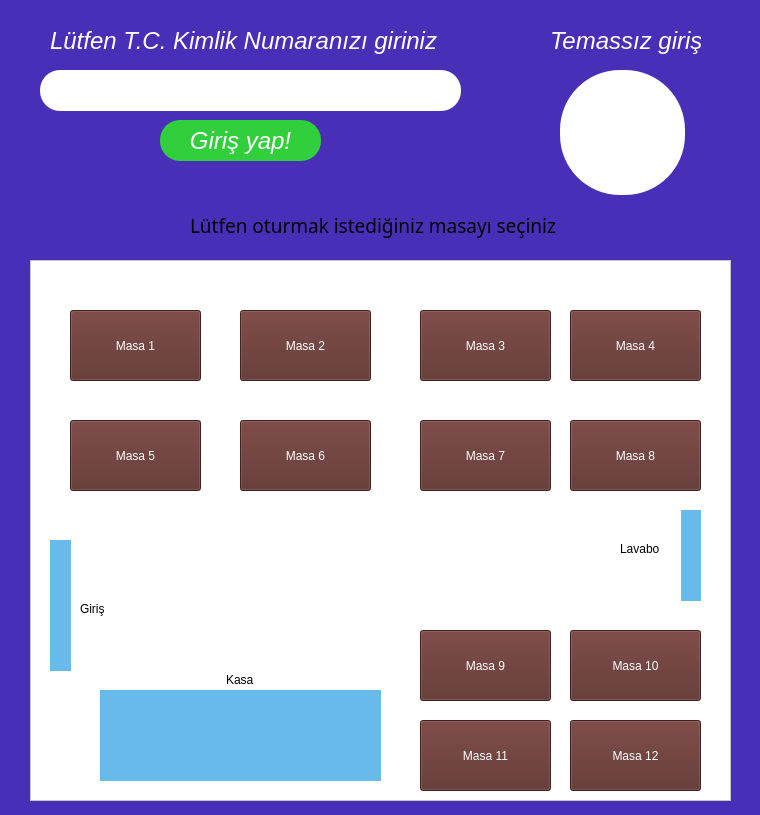
<?xml version="1.0" encoding="UTF-8"?>
<ui version="4.0">
 <class>masaSecimEkrani</class>
 <widget class="QWidget" name="masaSecimEkrani">
  <property name="geometry">
   <rect>
    <x>0</x>
    <y>0</y>
    <width>760</width>
    <height>815</height>
   </rect>
  </property>
  <property name="minimumSize">
   <size>
    <width>760</width>
    <height>815</height>
   </size>
  </property>
  <property name="maximumSize">
   <size>
    <width>760</width>
    <height>815</height>
   </size>
  </property>
  <property name="windowTitle">
   <string>Masa Seçim Ekranı</string>
  </property>
  <property name="styleSheet">
   <string notr="true">background:#492fb8;</string>
  </property>
  <widget class="QLineEdit" name="lineEdit">
   <property name="geometry">
    <rect>
     <x>40</x>
     <y>70</y>
     <width>421</width>
     <height>41</height>
    </rect>
   </property>
   <property name="styleSheet">
    <string notr="true">background:white;
border-radius:20px;</string>
   </property>
  </widget>
  <widget class="QLabel" name="label">
   <property name="geometry">
    <rect>
     <x>50</x>
     <y>20</y>
     <width>391</width>
     <height>41</height>
    </rect>
   </property>
   <property name="font">
    <font>
     <pointsize>18</pointsize>
     <italic>true</italic>
    </font>
   </property>
   <property name="styleSheet">
    <string notr="true">color:white;</string>
   </property>
   <property name="text">
    <string>Lütfen T.C. Kimlik Numaranızı giriniz</string>
   </property>
  </widget>
  <widget class="QPushButton" name="pushButton">
   <property name="geometry">
    <rect>
     <x>160</x>
     <y>120</y>
     <width>161</width>
     <height>41</height>
    </rect>
   </property>
   <property name="font">
    <font>
     <pointsize>18</pointsize>
     <italic>true</italic>
    </font>
   </property>
   <property name="styleSheet">
    <string notr="true">background:#32cf3c;
color:white;
border-radius:20px;</string>
   </property>
   <property name="text">
    <string>Giriş yap!</string>
   </property>
  </widget>
  <widget class="QFrame" name="cafeFrame">
   <property name="geometry">
    <rect>
     <x>30</x>
     <y>260</y>
     <width>701</width>
     <height>541</height>
    </rect>
   </property>
   <property name="styleSheet">
    <string notr="true">background:white;</string>
   </property>
   <property name="frameShape">
    <enum>QFrame::StyledPanel</enum>
   </property>
   <property name="frameShadow">
    <enum>QFrame::Raised</enum>
   </property>
   <widget class="QPushButton" name="masa1">
    <property name="geometry">
     <rect>
      <x>40</x>
      <y>50</y>
      <width>131</width>
      <height>71</height>
     </rect>
    </property>
    <property name="styleSheet">
     <string notr="true">background:#592b27;
color:white;</string>
    </property>
    <property name="text">
     <string>Masa 1</string>
    </property>
   </widget>
   <widget class="QLabel" name="label_3">
    <property name="geometry">
     <rect>
      <x>20</x>
      <y>280</y>
      <width>21</width>
      <height>131</height>
     </rect>
    </property>
    <property name="styleSheet">
     <string notr="true">background:#67baea;</string>
    </property>
    <property name="text">
     <string/>
    </property>
   </widget>
   <widget class="QLabel" name="label_4">
    <property name="geometry">
     <rect>
      <x>50</x>
      <y>340</y>
      <width>31</width>
      <height>17</height>
     </rect>
    </property>
    <property name="text">
     <string>Giriş</string>
    </property>
   </widget>
   <widget class="QPushButton" name="masa5">
    <property name="geometry">
     <rect>
      <x>40</x>
      <y>160</y>
      <width>131</width>
      <height>71</height>
     </rect>
    </property>
    <property name="styleSheet">
     <string notr="true">background:#592b27;
color:white;</string>
    </property>
    <property name="text">
     <string>Masa 5</string>
    </property>
   </widget>
   <widget class="QPushButton" name="masa2">
    <property name="geometry">
     <rect>
      <x>210</x>
      <y>50</y>
      <width>131</width>
      <height>71</height>
     </rect>
    </property>
    <property name="styleSheet">
     <string notr="true">background:#592b27;
color:white;</string>
    </property>
    <property name="text">
     <string>Masa 2</string>
    </property>
   </widget>
   <widget class="QPushButton" name="masa6">
    <property name="geometry">
     <rect>
      <x>210</x>
      <y>160</y>
      <width>131</width>
      <height>71</height>
     </rect>
    </property>
    <property name="styleSheet">
     <string notr="true">background:#592b27;
color:white;</string>
    </property>
    <property name="text">
     <string>Masa 6</string>
    </property>
   </widget>
   <widget class="QPushButton" name="masa4">
    <property name="geometry">
     <rect>
      <x>540</x>
      <y>50</y>
      <width>131</width>
      <height>71</height>
     </rect>
    </property>
    <property name="styleSheet">
     <string notr="true">background:#592b27;
color:white;</string>
    </property>
    <property name="text">
     <string>Masa 4</string>
    </property>
   </widget>
   <widget class="QPushButton" name="masa9">
    <property name="geometry">
     <rect>
      <x>390</x>
      <y>370</y>
      <width>131</width>
      <height>71</height>
     </rect>
    </property>
    <property name="styleSheet">
     <string notr="true">background:#592b27;
color:white;</string>
    </property>
    <property name="text">
     <string>Masa 9</string>
    </property>
   </widget>
   <widget class="QPushButton" name="masa11">
    <property name="geometry">
     <rect>
      <x>390</x>
      <y>460</y>
      <width>131</width>
      <height>71</height>
     </rect>
    </property>
    <property name="styleSheet">
     <string notr="true">background:#592b27;
color:white;</string>
    </property>
    <property name="text">
     <string>Masa 11</string>
    </property>
   </widget>
   <widget class="QLabel" name="label_5">
    <property name="geometry">
     <rect>
      <x>70</x>
      <y>430</y>
      <width>281</width>
      <height>91</height>
     </rect>
    </property>
    <property name="styleSheet">
     <string notr="true">background:#67baea;</string>
    </property>
    <property name="text">
     <string/>
    </property>
   </widget>
   <widget class="QPushButton" name="masa3">
    <property name="geometry">
     <rect>
      <x>390</x>
      <y>50</y>
      <width>131</width>
      <height>71</height>
     </rect>
    </property>
    <property name="styleSheet">
     <string notr="true">background:#592b27;
color:white;</string>
    </property>
    <property name="text">
     <string>Masa 3</string>
    </property>
   </widget>
   <widget class="QPushButton" name="masa7">
    <property name="geometry">
     <rect>
      <x>390</x>
      <y>160</y>
      <width>131</width>
      <height>71</height>
     </rect>
    </property>
    <property name="styleSheet">
     <string notr="true">background:#592b27;
color:white;</string>
    </property>
    <property name="text">
     <string>Masa 7</string>
    </property>
   </widget>
   <widget class="QPushButton" name="masa10">
    <property name="geometry">
     <rect>
      <x>540</x>
      <y>370</y>
      <width>131</width>
      <height>71</height>
     </rect>
    </property>
    <property name="styleSheet">
     <string notr="true">background:#592b27;
color:white;</string>
    </property>
    <property name="text">
     <string>Masa 10</string>
    </property>
   </widget>
   <widget class="QPushButton" name="masa12">
    <property name="geometry">
     <rect>
      <x>540</x>
      <y>460</y>
      <width>131</width>
      <height>71</height>
     </rect>
    </property>
    <property name="styleSheet">
     <string notr="true">background:#592b27;
color:white;</string>
    </property>
    <property name="text">
     <string>Masa 12</string>
    </property>
   </widget>
   <widget class="QLabel" name="label_6">
    <property name="geometry">
     <rect>
      <x>651</x>
      <y>250</y>
      <width>20</width>
      <height>91</height>
     </rect>
    </property>
    <property name="styleSheet">
     <string notr="true">background:#67baea;</string>
    </property>
    <property name="text">
     <string/>
    </property>
   </widget>
   <widget class="QLabel" name="label_2">
    <property name="geometry">
     <rect>
      <x>590</x>
      <y>280</y>
      <width>51</width>
      <height>17</height>
     </rect>
    </property>
    <property name="text">
     <string>Lavabo</string>
    </property>
   </widget>
   <widget class="QPushButton" name="masa8">
    <property name="geometry">
     <rect>
      <x>540</x>
      <y>160</y>
      <width>131</width>
      <height>71</height>
     </rect>
    </property>
    <property name="styleSheet">
     <string notr="true">background:#592b27;
color:white;</string>
    </property>
    <property name="text">
     <string>Masa 8</string>
    </property>
   </widget>
   <widget class="QLabel" name="label_8">
    <property name="geometry">
     <rect>
      <x>196</x>
      <y>410</y>
      <width>41</width>
      <height>20</height>
     </rect>
    </property>
    <property name="text">
     <string>Kasa</string>
    </property>
   </widget>
  </widget>
  <widget class="QLabel" name="label_7">
   <property name="geometry">
    <rect>
     <x>550</x>
     <y>20</y>
     <width>151</width>
     <height>41</height>
    </rect>
   </property>
   <property name="font">
    <font>
     <pointsize>18</pointsize>
     <italic>true</italic>
    </font>
   </property>
   <property name="styleSheet">
    <string notr="true">color:white;</string>
   </property>
   <property name="text">
    <string>Temassız giriş</string>
   </property>
  </widget>
  <widget class="QLabel" name="label_9">
   <property name="geometry">
    <rect>
     <x>190</x>
     <y>210</y>
     <width>401</width>
     <height>31</height>
    </rect>
   </property>
   <property name="font">
    <font>
     <family>Lohit Punjabi</family>
     <pointsize>14</pointsize>
     <italic>false</italic>
    </font>
   </property>
   <property name="styleSheet">
    <string notr="true">color:black;</string>
   </property>
   <property name="text">
    <string>Lütfen oturmak istediğiniz masayı seçiniz</string>
   </property>
  </widget>
  <widget class="QPushButton" name="pushButton_2">
   <property name="geometry">
    <rect>
     <x>560</x>
     <y>70</y>
     <width>125</width>
     <height>125</height>
    </rect>
   </property>
   <property name="styleSheet">
    <string notr="true">background:white;
border-radius:60px;</string>
   </property>
   <property name="text">
    <string/>
   </property>
   <property name="icon">
    <iconset>
     <normaloff>temassizresim.png</normaloff>temassizresim.png</iconset>
   </property>
   <property name="iconSize">
    <size>
     <width>207</width>
     <height>207</height>
    </size>
   </property>
  </widget>
 </widget>
 <resources/>
 <connections/>
</ui>
